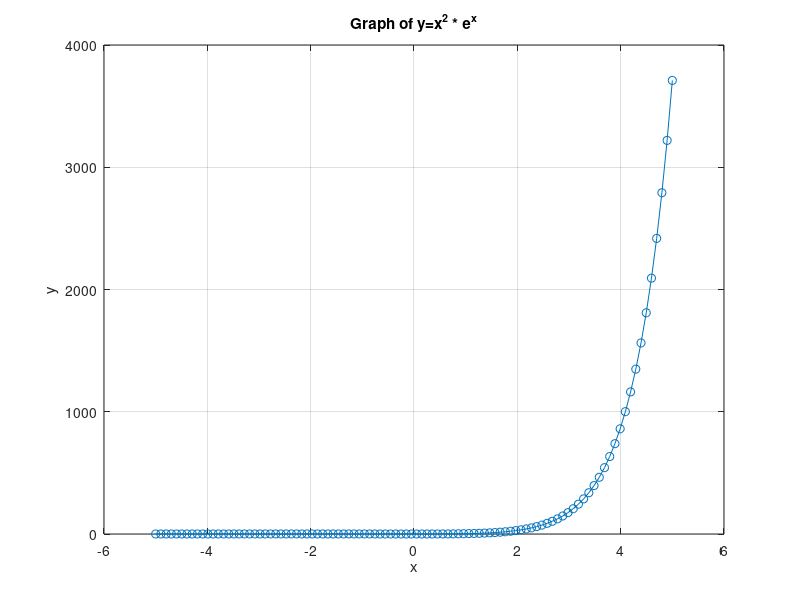

This figure's MATLAB source:
%Write a well-commented function program for x ^ 2 * e ^ x . Use exp(x) for e^x. Include adequate comments in the program. Plot the function on [-5,5].
function plot_function()
    % Define the range of x values
    x = linspace(-5, 5, 100);  % Generating 100 points(between -5 and 5)
    
    % Calculate y values using the function x^2 * exp(x)
    y = x.^2 .* exp(x);
    
    % Plot the function
    plot(x, y, '-o');
    
    % Add labels and title
    xlabel('x');
    ylabel('y');
    title('Graph of y=x^2 * e^x');
    
    % Add grid
    grid on;
    
end
